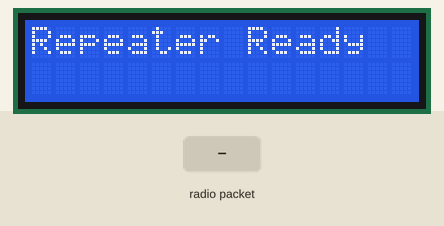
Simulated run of this sketch. Board: Arduino Uno, built with avr-gcc and run on an emulated ATmega328P. Parts: 16×2 character LCD. The test bench sets the inputs (shaded band). No radio packets arrive unless stated; what the sketch prints to the serial monitor is not drawn.

Above: at 0.1 s.
At 3.3 s:
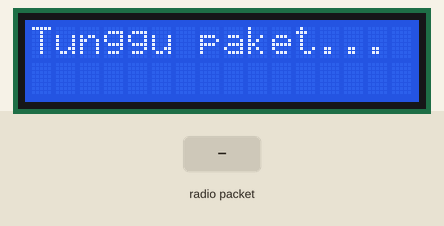
3.4 s: radio packet "TX|" arrives
At 4.5 s:
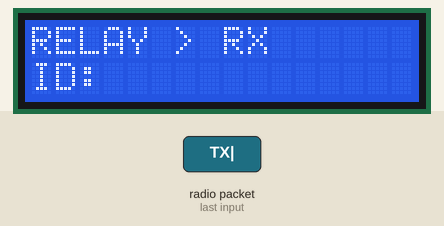
5.1 s: radio packet "REPEAT|" arrives
6.6 s: radio packet "1" arrives
Timing chart, 0 to 9.6 s (numbered marks = the images above; inputs shaded):
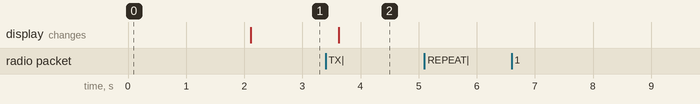

The sketch:

Repeater.ino
```cpp
#include <SPI.h>
#include <LoRa.h>
#include <Wire.h>
#include <LiquidCrystal_I2C.h>

// Konfigurasi pin LoRa
#define LORA_SS   5
#define LORA_RST  14
#define LORA_DIO0 2

// LCD I2C 16x2
LiquidCrystal_I2C lcd(0x27, 16, 2); // Gunakan 20, 4 jika pakai LCD 20x4

void setup() {
  Serial.begin(9600);
  lcd.init();
  lcd.backlight();
  lcd.setCursor(0, 0);
  lcd.print("Repeater Ready");

  // Inisialisasi LoRa
  LoRa.setPins(LORA_SS, LORA_RST, LORA_DIO0);
  if (!LoRa.begin(915E6)) {
    Serial.println("❌ Gagal inisialisasi LoRa!");
    lcd.setCursor(0, 1);
    lcd.print("LoRa Error!");
    while (true); // Berhenti jika gagal
  }

  LoRa.setTxPower(20); // Maksimal daya pancar
  delay(2000);
  lcd.clear();
  lcd.setCursor(0, 0);
  lcd.print("Tunggu paket...");
}

void loop() {
  int packetSize = LoRa.parsePacket(); // Cek apakah ada paket masuk
  if (packetSize) {
    String received = "";

    // Baca data masuk dari LoRa byte per byte
    while (LoRa.available()) {
      received += (char)LoRa.read();
    }
    received.trim(); // Hapus spasi/kosong di depan & belakang

    Serial.println("📥 Diterima: " + received);

    // Cegah loop: Jangan teruskan data yang sudah mengandung "REPEAT|"
    if (received.startsWith("REPEAT|")) {
      Serial.println("⏭️ Sudah REPEAT → abaikan");
      return;
    }

    // Validasi: hanya teruskan data dari transmitter (format "TX|...")
    if (!received.startsWith("TX|")) {
      Serial.println("⚠️ Bukan dari Transmitter → abaikan");
      return;
    }

    // Tambahkan prefix "REPEAT|" sebelum meneruskan ke Receiver
    String forwarded = "REPEAT|" + received;

    delay(150); // Penundaan untuk hindari konflik di udara

    // Kirim ulang data ke receiver
    LoRa.beginPacket();
    LoRa.print(forwarded);
    LoRa.endPacket();

    Serial.println("📤 Diteruskan ke Receiver: " + forwarded);

    // Tampilkan ID di LCD untuk memantau data yang diteruskan
    lcd.clear();
    lcd.setCursor(0, 0);
    lcd.print("RELAY > RX");

    // Tampilkan ID paket di baris ke-2
    String id = getDataValue(getValue(received, '|', 1)); // Posisi ID adalah elemen ke-1
    lcd.setCursor(0, 1);
    lcd.print("ID:");
    lcd.print(id);

    delay(1500); // Tampilan jeda
  }
}

// Ambil elemen string berdasarkan separator '|'
String getValue(String data, char separator, int index) {
  int found = 0;
  int start = 0;
  int end = -1;
  for (int i = 0; i <= index; i++) {
    start = end + 1;
    end = data.indexOf(separator, start);
    if (end == -1) end = data.length();
  }
  return data.substring(start, end);
}

// Ambil nilai setelah tanda ':' dari format "KEY:VALUE"
String getDataValue(String input) {
  int colon = input.indexOf(':');
  if (colon != -1 && colon < input.length() - 1) {
    return input.substring(colon + 1);
  }
  return "";
}
```

Measured:
- after the input at 3.4 s, the display: changes after 0.23 s (image 2)
- after the input at 5.1 s, every drawn part: stays the same
- after the input at 6.6 s, every drawn part: stays the same
